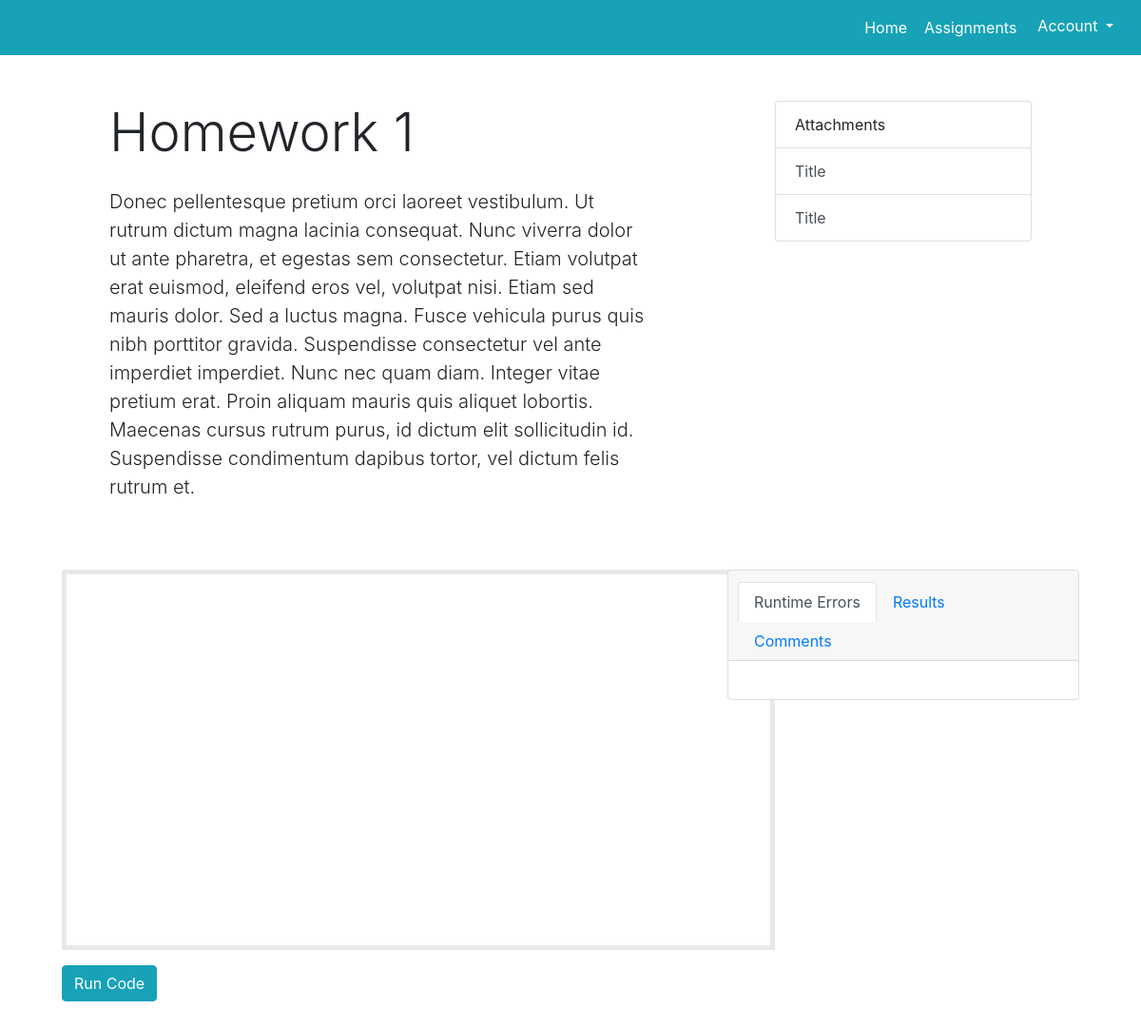
Screenshot of /assignments/homework-1/ (signed in) with the database file from the repository.
### mainapp/models.py (models this page shows, shortened)
class Assignment(models.Model):
    title = models.CharField(max_length=128, unique=True)
    points = models.IntegerField(default=0, blank=True)
    description = models.TextField(blank=True)
    date_due = models.DateField(blank=True)
    time_due = models.TimeField(blank=True)
    inputs = models.TextField()
    outputs = models.TextField()
    function_definition = models.CharField(max_length=128)
    comment_to_code_ratio = models.IntegerField(default=0, blank=True,
                    help_text="This number represents the percentage of \
                    characters that are within comments, compared to the \
                    entire body of code")
    slug = models.SlugField(unique=True)
    instructions_file = models.FileField(blank=True, null=True,
        upload_to='instruction_files/%Y/%m/%d')

### mainapp/views.py (the view)
@login_required
def show_assignment(request, assignment_name_slug):
    try:
        context_dict = {}
        assignment = Assignment.objects.get(slug=assignment_name_slug)
        context_dict['assignment'] = assignment
    except Category.DoesNotExist:
        context_dict['assignment'] = None
    return render(request, 'mainapp/projectpage.html', context_dict)

### templates/mainapp/projectpage.html (shortened to what this page needs)
<!doctype html>
{% load staticfiles %}
<html lang="en">
  <head>
    <link rel="stylesheet" href="https://maxcdn.bootstrapcdn.com/bootstrap/4.0.0-beta.3/css/bootstrap.min.css">
    <link rel="stylesheet" type="text/css" href="../../static/css/styles.css">
  </head>
  <body>
      <nav class="bg-info navbar navbar-expand-lg navbar-light justify-content-end">
          <div class="navbar-nav">
            <a class=" btn btn-info text-white nav-item nav-link" href="#">Home <span class="sr-only">(current)</span></a>
            <a class="btn btn-info text-white nav-item nav-link" href="/assignments/">Assignments</a>
            <div class="dropdown">
                <button class="btn btn-info dropdown-toggle" type="button" id="dropdownMenuButton" data-toggle="dropdown" aria-haspopup="true" aria-expanded="false">
                    Account
                </button>
            </div>
          </div>
      </nav>
      <div class="container-fluid mt-5 mb-5">
          <div class="row justify-content-start">
              <div class="col col-lg-6 mb-5 offset-md-1">
                  <h1 class="display-4 mb-4">{{ assignment.title }}</h1>
                  {% if assignment.description %}
                  <p class="lead mb-4">{{ assignment.description }}</p>
                  {% endif %}
              </div>
              <div class="col-3 offset-md-1">
                  <div class="list-group">
                      <li class="list-group-item">
                          Attachments
                      </li>
                      <a href="/media/{{ assignment.instructions_file }}" class="list-group-item list-group-item-action">Title</a>
                      <a href="#" class="list-group-item list-group-item-action">Title</a>
                  </div>
              </div>
          </div>
          <div class="row justify-content-center">
              <div class="col-7  mb-5">
                  <div id="editor" class="ace-dawn"></div>
                  <button id="submit-button" class="btn btn-info mt-3">Run Code</button>
              </div>
              <div class="col-4">
                  <div class="card" id="error-card">
                      <div class="card-header">
                          <ul class="nav nav-tabs card-header-tabs">
                              <li class="nav-item">
                                  <a class="nav-link active" href="#console" data-toggle="tab" id="console-tab">Runtime Errors</a>
                              </li>
                              <li class="nav-item">
                                  <a class="nav-link" href="#outputs" data-toggle="tab" id="outputs-tab">Results</a>
                              </li>
                              <li class="nav-item">
                                  <a class="nav-link" href="#comments" data-toggle="tab">Comments</a>
                              </li>
                          </ul>
                      </div>
                      <div class="card-body">
                      </div>
                  </div>
              </div>
          </div>
      </div>
</body>
</html>

### static/css/styles.css (style rules this page uses)
#editor { height: 400px; width: 750px; border: 5px solid #E8E8E8; border-radius: 4px 4px 0 0; }

### rows the page displays
Assignment: title "Homework 1", description "Donec pellentesque pretium orci laoreet vestibulum. Ut rutrum dictum magna lacinia consequat. Nunc viverra dolor ut ante pharetra, et egestas sem consectetur. Etiam volutpat erat euismod, eleifend eros vel, volutpat nisi. Etiam sed mauris dolor. Sed a luctus magna. Fusce vehicula purus quis nibh porttitor gravida. Suspendisse consectetur vel ante imperdiet imperdiet. Nunc nec quam diam. Integer vitae pretium erat. Proin aliquam mauris quis aliquet lobortis. Maecenas cursus rutrum purus, id dictum elit sollicitudin id. Suspendisse condimentum dapibus tortor, vel dictum felis rutrum et."
